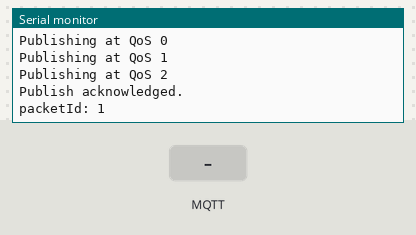
This sketch was run on a simulated ESP32. Shown: the last lines printed to the serial monitor. The inputs (shaded band) are chosen by the test bench. WiFi joins after 1.5 s; servers stay silent unless stated; no MQTT or app messages arrive unless stated.

Above: at 4.3 s.
4.4 s: MQTT message "1" arrives on the first subscribed topic
At 5.6 s:
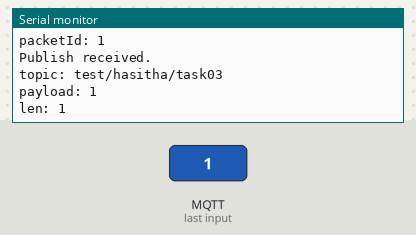
5.9 s: MQTT message "on" arrives on the first subscribed topic
At 6.8 s:
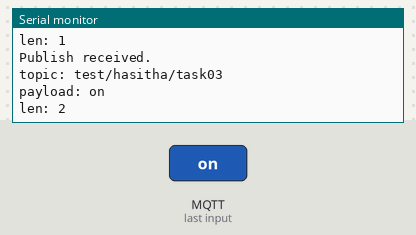
7.4 s: MQTT message "off" arrives on the first subscribed topic
At 7.9 s:
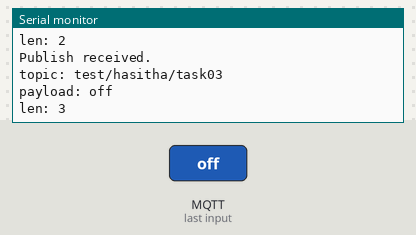

The sketch:

task03.ino
```cpp
#include <WiFi.h>
extern "C" {
  #include "freertos/FreeRTOS.h"
  #include "freertos/timers.h"
}
#include <WiFiClientSecure.h>
#include <ArduinoMqttClient.h>

// ================= WIFI =================

#define WIFI_SSID "YOUR_WIFI_SSID"
#define WIFI_PASSWORD "YOUR_WIFI_PASSWORD"

// =============== MQTT ===================
#define MQTT_HOST "YOUR_BROKER_IP"   // Laptop IP
#define MQTT_PORT 8883

WiFiClientSecure wifiClient;
MqttClient mqttClient(wifiClient);

TimerHandle_t mqttReconnectTimer;
TimerHandle_t wifiReconnectTimer;

// ========================================

void connectToWifi() {
  Serial.println("Connecting to Wi-Fi...");
  WiFi.begin(WIFI_SSID, WIFI_PASSWORD);
}

void connectToMqtt() {
  Serial.println("Connecting to MQTT...");

  // TLS enable (skip certificate validation for testing)
  wifiClient.setInsecure();

  if (!mqttClient.connect(MQTT_HOST, MQTT_PORT)) {
    Serial.println("Disconnected from MQTT!");
    Serial.print("Reason: ");
    Serial.println(mqttClient.connectError());

    xTimerStart(mqttReconnectTimer, 0);
    return;
  }

  onMqttConnect(false);
}

void WiFiEvent(WiFiEvent_t event) {
  Serial.print("[WiFi-event] event: ");
  Serial.println(event);

  switch (event) {

    case ARDUINO_EVENT_WIFI_STA_GOT_IP:
      Serial.println("WiFi connected");
      Serial.print("IP address: ");
      Serial.println(WiFi.localIP());

      connectToMqtt();
      break;

    case ARDUINO_EVENT_WIFI_STA_DISCONNECTED:
      Serial.println("WiFi lost connection");
      xTimerStop(mqttReconnectTimer, 0);
      xTimerStart(wifiReconnectTimer, 0);
      break;

    default:
      break;
  }
}

// MQTT connected
void onMqttConnect(bool sessionPresent) {
  Serial.println("Connected to MQTT.");
  Serial.print("Session present: ");
  Serial.println(sessionPresent);

  if (!mqttClient.subscribe("test/hasitha/task03")) {
    Serial.println("Subscribe failed!");
  } else {
    onMqttSubscribe(1, 2);
  }

  // QoS0 publish
  mqttClient.beginMessage("test/hasitha/task03");
  mqttClient.print("TLS QoS0");
  mqttClient.endMessage();
  Serial.println("Publishing at QoS 0");

  delay(1000);

  // QoS1 simulation
  mqttClient.beginMessage("test/hasitha/task03");
  mqttClient.print("TLS QoS1");
  mqttClient.endMessage();
  Serial.println("Publishing at QoS 1");

  delay(1000);

  // QoS2 simulation
  mqttClient.beginMessage("test/hasitha/task03");
  mqttClient.print("TLS QoS2");
  mqttClient.endMessage();
  Serial.println("Publishing at QoS 2");

  onMqttPublish(1);
}

void onMqttDisconnect(int reason) {
  Serial.println("Disconnected from MQTT!");
  Serial.print("Reason: ");
  Serial.println(reason);

  if (WiFi.isConnected()) {
    xTimerStart(mqttReconnectTimer, 0);
  }
}

void onMqttSubscribe(uint16_t packetId, uint8_t qos) {
  Serial.println("Subscribe acknowledged.");
  Serial.print("packetId: ");
  Serial.println(packetId);
  Serial.print("qos: ");
  Serial.println(qos);
}

void onMqttMessage() {
  int messageSize = mqttClient.parseMessage();

  if (messageSize) {
    Serial.println("Publish received.");

    Serial.print("topic: ");
    Serial.println(mqttClient.messageTopic());

    Serial.print("payload: ");

    while (mqttClient.available()) {
      char c = (char)mqttClient.read();
      Serial.print(c);
    }
    Serial.println();

    Serial.print("len: ");
    Serial.println(messageSize);
  }
}

void onMqttPublish(uint16_t packetId) {
  Serial.println("Publish acknowledged.");
  Serial.print("packetId: ");
  Serial.println(packetId);
}

void setup() {
  Serial.begin(115200);
  Serial.println();
  Serial.println();

  WiFi.mode(WIFI_STA);

  mqttReconnectTimer = xTimerCreate(
    "mqttTimer",
    pdMS_TO_TICKS(3000),
    pdFALSE,
    (void*)0,
    reinterpret_cast<TimerCallbackFunction_t>(connectToMqtt)
  );

  wifiReconnectTimer = xTimerCreate(
    "wifiTimer",
    pdMS_TO_TICKS(3000),
    pdFALSE,
    (void*)0,
    reinterpret_cast<TimerCallbackFunction_t>(connectToWifi)
  );

  WiFi.onEvent(WiFiEvent);

  connectToWifi();
}

void loop() {
  if (mqttClient.connected()) {
    onMqttMessage();
  }
}
```

Measured:
- after the input at 4.4 s, the serial monitor: prints a new line at once (image 1)
- after the input at 5.9 s, the serial monitor: prints a new line at once (image 2)
- after the input at 7.4 s, the serial monitor: prints a new line at once (image 3)
